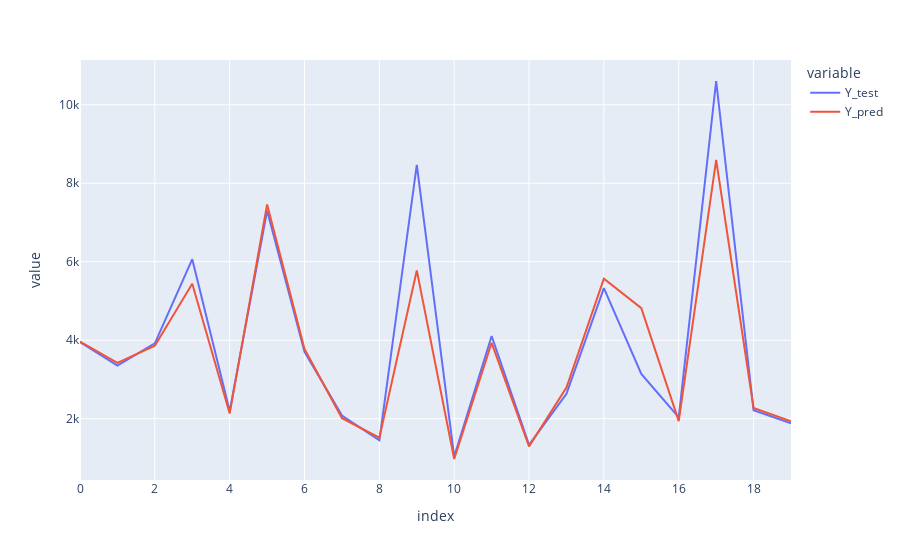

The notebook cell saved with this chart:
### Code cell
pred_df[:20].plot(kind='line')

### Figure 1 — Plotly figure (JSON) as saved in the notebook; plotly's stock layout.template omitted (floating-point values rounded to 4 significant figures)
{"data": [{"hovertemplate": "variable=Y_test<br>index=%{x}<br>value=%{y}<extra></extra>", "legendgroup": "Y_test", "line": {"color": "#636efa", "dash": "solid"}, "marker": {"symbol": "circle"}, "mode": "lines", "name": "Y_test", "orientation": "v", "showlegend": true, "type": "scatter", "x": [0, 1, 2, 3, 4, 5, 6, 7, 8, 9, 10, 11, 12, 13, 14, 15, 16, 17, 18, 19], "xaxis": "x", "y": [3950.0, 3351.0, 3919.0, 6066.0, 2194.0, 7301.0, 3704.0, 2078.0, 1449.0, 8470.0, 1033.0, 4107.0, 1331.0, 2635.0, 5326.0, 3142.0, 2034.0, 10610.0, 2213.0, 1884], "yaxis": "y"}, {"hovertemplate": "variable=Y_pred<br>index=%{x}<br>value=%{y}<extra></extra>", "legendgroup": "Y_pred", "line": {"color": "#EF553B", "dash": "solid"}, "marker": {"symbol": "circle"}, "mode": "lines", "name": "Y_pred", "orientation": "v", "showlegend": true, "type": "scatter", "x": [0, 1, 2, 3, 4, 5, 6, 7, 8, 9, 10, 11, 12, 13, 14, 15, 16, 17, 18, 19], "xaxis": "x", "y": [3966.0, 3421.0, 3861.0, 5438.0, 2130.0, 7461.0, 3773.0, 2011.0, 1517.0, 5778.0, 972.4, 3934.0, 1295.0, 2793, 5569.0, 4815.0, 1939.0, 8595.0, 2274.0, 1934.0], "yaxis": "y"}], "layout": {"legend": {"title": {"text": "variable"}, "tracegroupgap": 0}, "margin": {"t": 60}, "xaxis": {"anchor": "y", "domain": [0, 1], "title": {"text": "index"}}, "yaxis": {"anchor": "x", "domain": [0, 1], "title": {"text": "value"}}}}
